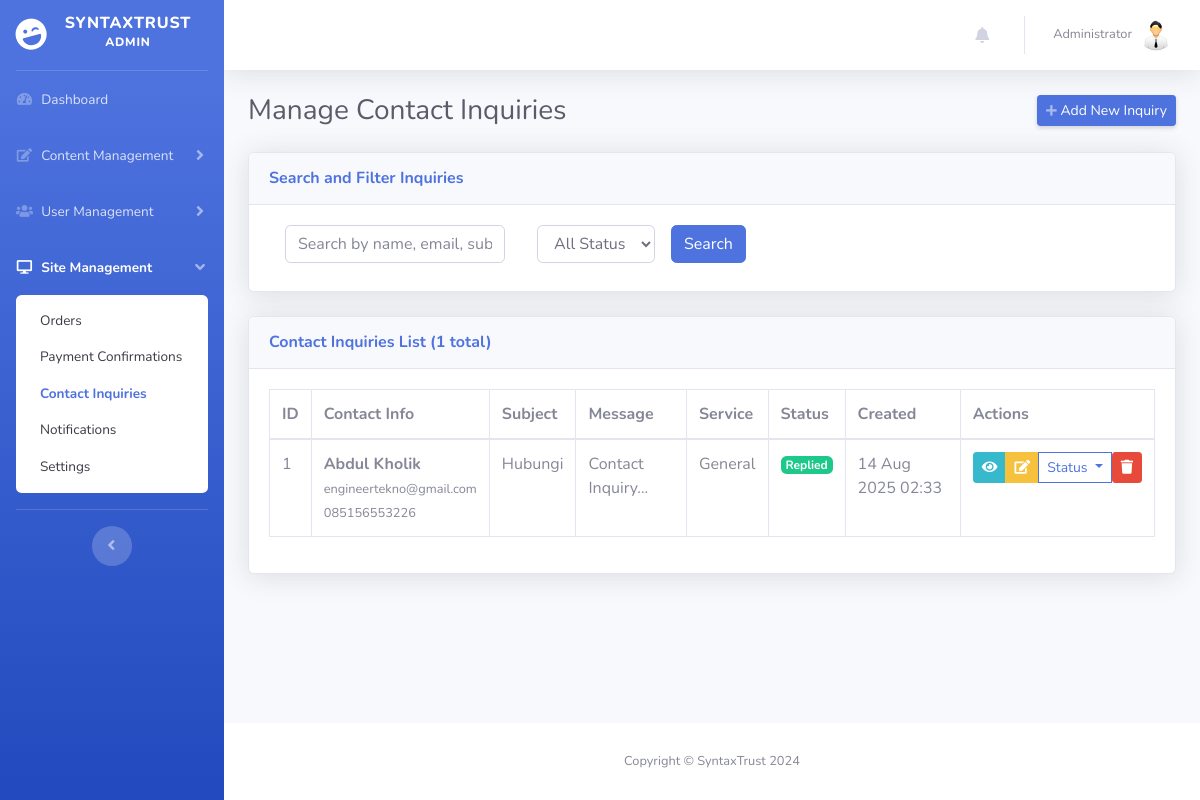
/admin/manage_contact_inquiries.php (signed in), run on an earlier commit of the app's database.
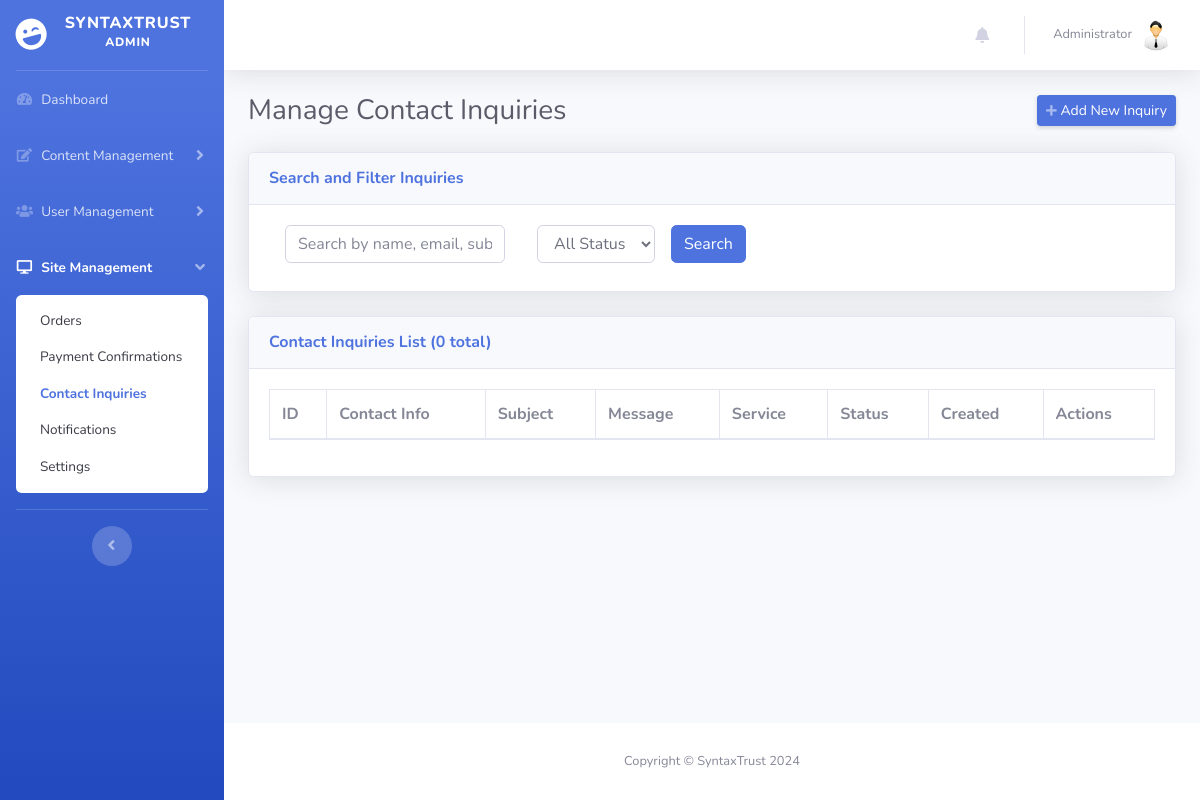
And on a later commit of the database.
### tables this page shows
CREATE TABLE `contact_inquiries` (
  `id` int(11) NOT NULL,
  `name` varchar(100) NOT NULL,
  `email` varchar(100) NOT NULL,
  `phone` varchar(20) DEFAULT NULL,
  `subject` varchar(200) DEFAULT NULL,
  `message` text NOT NULL,
  `service_id` int(11) DEFAULT NULL,
  `budget_range` varchar(50) DEFAULT NULL,
  `timeline` varchar(50) DEFAULT NULL,
  `status` enum('new','read','replied','closed') DEFAULT 'new',
  `ip_address` varchar(45) DEFAULT NULL,
  `user_agent` text DEFAULT NULL,
  `created_at` timestamp NOT NULL DEFAULT current_timestamp(),
  `updated_at` timestamp NOT NULL DEFAULT current_timestamp() ON UPDATE current_timestamp()
);

### admin/manage_contact_inquiries.php (the view, shortened to what the changed rows need)
<?php
require_once __DIR__ . '/../config/database.php';
$page = isset($_GET['page']) ? (int)$_GET['page'] : 1;
$limit = 10;
$where_conditions = [];
$params = [];
$where_clause = !empty($where_conditions) ? "WHERE " . implode(" AND ", $where_conditions) : "";
$count_sql = "SELECT COUNT(*) as total FROM contact_inquiries c LEFT JOIN services s ON c.service_id = s.id $where_clause";
$stmt = $pdo->prepare($count_sql);
$stmt->execute($params);
$total_records = (int)($stmt->fetch(PDO::FETCH_ASSOC)['total'] ?? 0);
$offset = ($page - 1) * $limit;
$sql = "SELECT c.*, s.name as service_name
        FROM contact_inquiries c
        LEFT JOIN services s ON c.service_id = s.id
        $where_clause
        ORDER BY c.created_at DESC
        LIMIT $limit OFFSET $offset";
$stmt = $pdo->prepare($sql);
$stmt->execute($params);
$inquiries = $stmt->fetchAll(PDO::FETCH_ASSOC);
require_once 'includes/header.php';
?>
<body id="page-top">
    <div id="wrapper">
        <?php require_once 'includes/sidebar.php'; ?>
        <div id="content-wrapper" class="d-flex flex-column">
            <div id="content">
                <div class="container-fluid">
                    <div class="d-sm-flex align-items-center justify-content-between mb-4">
                        <h1 class="h3 mb-0 text-gray-800">Manage Contact Inquiries</h1>
                    </div>
                    <div class="card shadow mb-4">
                        <div class="card-header py-3">
                            <h6 class="m-0 font-weight-bold text-primary">Contact Inquiries List (<?php echo (int)$total_records; ?> total)</h6>
                        </div>
                        <div class="card-body">
                            <div class="table-responsive">
                                <table class="table table-bordered" id="dataTable" width="100%" cellspacing="0">
                                    <thead>
                                        <tr>
                                            <th>ID</th>
                                            <th>Contact Info</th>
                                            <th>Subject</th>
                                            <th>Message</th>
                                            <th>Service</th>
                                            <th>Status</th>
                                            <th>Created</th>
                                            <th>Actions</th>
                                        </tr>
                                    </thead>
                                    <tbody>
                                        <?php foreach ($inquiries as $inquiry): ?>
                                            <tr>
                                                <td><?php echo $inquiry['id']; ?></td>
                                                <td>
                                                    <strong><?php echo htmlspecialchars($inquiry['name']); ?></strong>
                                                    <br><small class="text-muted"><?php echo htmlspecialchars($inquiry['email']); ?></small>
                                                    <?php if (!empty($inquiry['phone'])): ?>
                                                        <br><small class="text-muted"><?php echo htmlspecialchars($inquiry['phone']); ?></small>
                                                    <?php endif; ?>
                                                </td>
                                                <td>
                                                    <?php echo htmlspecialchars($inquiry['subject'] ?? 'No Subject'); ?>
                                                </td>
                                                <td>
                                                    <?php echo htmlspecialchars(substr($inquiry['message'], 0, 150) . '...'); ?>
                                                </td>
                                                <td>
                                                    <?php if (!empty($inquiry['service_name'])): ?>
                                                        <span class="badge badge-info"><?php echo htmlspecialchars($inquiry['service_name']); ?></span>
                                                    <?php else: ?>
                                                        <span class="text-muted">General</span>
                                                    <?php endif; ?>
                                                </td>
                                                <td>
                                                    <span class="badge badge-<?php
                                                                                echo $inquiry['status'] === 'new' ? 'danger' : ($inquiry['status'] === 'read' ? 'warning' : ($inquiry['status'] === 'replied' ? 'success' : 'secondary'));
                                                                                ?>">
                                                        <?php echo ucfirst($inquiry['status']); ?>
                                                    </span>
                                                </td>
                                                <td>
                                                    <?php echo date('d M Y H:i', strtotime($inquiry['created_at'])); ?>
                                                </td>
                                                <td>
                                                    <div class="btn-group" role="group">
                                                        <button type="button" class="btn btn-sm btn-info" data-toggle="modal" data-target="#viewInquiryModal<?php echo $inquiry['id']; ?>">
                                                            <i class="fas fa-eye"></i>
                                                        </button>
                                                        <button type="button" class="btn btn-sm btn-warning" data-toggle="modal" data-target="#editInquiryModal<?php echo $inquiry['id']; ?>">
                                                            <i class="fas fa-edit"></i>
                                                        </button>
                                                        <div class="btn-group" role="group">
                                                            <button type="button" class="btn btn-sm btn-outline-primary dropdown-toggle" data-toggle="dropdown">
                                                                Status
                                                            </button>
                                                        </div>
                                                        <form method="POST" style="display: inline;" onsubmit="return confirm('Are you sure you want to delete this inquiry? This action cannot be undone.')">
                                                            <button type="submit" name="delete_inquiry" class="btn btn-sm btn-danger">
                                                                <i class="fas fa-trash"></i>
                                                            </button>
                                                        </form>
                                                    </div>
                                                </td>
                                            </tr>
                                        <?php endforeach; ?>
                                    </tbody>
                                </table>
                            </div>
                        </div>
                    </div>
                </div>
            </div>
        </div>
    </div>
</body>
</html>

### admin/includes/sidebar.php (shortened to what the changed rows need)
<?php
$current_page = basename($_SERVER['PHP_SELF']);
$menu_groups = [
    'content' => [
        'title' => 'Content Management',
        'icon' => 'fas fa-fw fa-edit',
        'pages' => [
            'manage_services.php' => 'Services',
            'manage_pricing_plans.php' => 'Pricing Plans',
            'manage_portfolio.php' => 'Portfolio',
            'manage_blog_posts.php' => 'Blog Posts',
            'manage_testimonials.php' => 'Testimonials',
        ]
    ],
    'users' => [
        'title' => 'User Management',
        'icon' => 'fas fa-fw fa-users',
        'pages' => [
            'manage_team.php' => 'Team',
            'manage_clients.php' => 'Clients',
            'manage_users.php' => 'Users',
        ]
    ],
    'site' => [
        'title' => 'Site Management',
        'icon' => 'fas fa-fw fa-desktop',
        'pages' => [
            'manage_orders.php' => 'Orders',
            'payment_confirmations.php' => 'Payment Confirmations',
            'manage_contact_inquiries.php' => 'Contact Inquiries',
            'manage_notifications.php' => 'Notifications',
            'manage_settings.php' => 'Settings',
        ]
    ]
];
?>
<ul class="navbar-nav bg-gradient-primary sidebar sidebar-dark accordion" id="accordionSidebar">
    <?php foreach ($menu_groups as $group_key => $group): ?>
        <?php
            $is_active_group = false;
            foreach ($group['pages'] as $page_file => $page_name) {
                if ($current_page == $page_file) {
                    $is_active_group = true;
                    break;
                }
            }
        ?>
        <li class="nav-item <?php echo $is_active_group ? 'active' : ''; ?>">
            <a class="nav-link <?php echo $is_active_group ? '' : 'collapsed'; ?>" href="#" data-toggle="collapse" data-target="#collapse-<?php echo $group_key; ?>" aria-expanded="<?php echo $is_active_group ? 'true' : 'false'; ?>" aria-controls="collapse-<?php echo $group_key; ?>">
                <i class="<?php echo $group['icon']; ?>"></i>
                <span><?php echo $group['title']; ?></span>
            </a>
            <div id="collapse-<?php echo $group_key; ?>" class="collapse <?php echo $is_active_group ? 'show' : ''; ?>" aria-labelledby="heading-<?php echo $group_key; ?>" data-parent="#accordionSidebar">
                <div class="bg-white py-2 collapse-inner rounded">
                    <?php foreach ($group['pages'] as $page_file => $page_name): ?>
                        <a class="collapse-item <?php echo ($current_page == $page_file) ? 'active' : ''; ?>" href="<?php echo $page_file; ?>"><?php echo $page_name; ?></a>
                    <?php endforeach; ?>
                </div>
            </div>
        </li>
    <?php endforeach; ?>
</ul>

What changed in the data, as far as the page shows it:
removed contact_inquiries: id "1", name "Abdul Kholik", email "engineertekno@gmail.com", phone "085156553226", subject "Hubungi", message "Contact Inquiry...", status "Replied", created_at "14 Aug 2025 02:33"
Also different on the page:
$total_records: "1" → "0"
